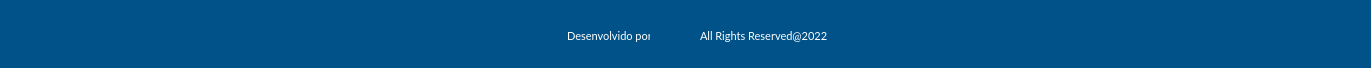
     <widget class="QWidget" name="widget_9" native="true">
      <property name="geometry">
       <rect>
        <x>0</x>
        <y>790</y>
        <width>1371</width>
        <height>68</height>
       </rect>
      </property>
      <property name="styleSheet">
       <string notr="true">background-color: rgb(0, 82, 136);</string>
      </property>
      <widget class="QLabel" name="label_17">
       <property name="geometry">
        <rect>
         <x>567</x>
         <y>28</y>
         <width>83</width>
         <height>15</height>
        </rect>
       </property>
       <property name="font">
        <font>
         <family>Lato</family>
         <pointsize>8</pointsize>
        </font>
       </property>
       <property name="styleSheet">
        <string notr="true">color: rgb(255, 255, 255);</string>
       </property>
       <property name="text">
        <string>Desenvolvido por</string>
       </property>
      </widget>
      <widget class="QLabel" name="label_18">
       <property name="geometry">
        <rect>
         <x>654</x>
         <y>28</y>
         <width>45</width>
         <height>15</height>
        </rect>
       </property>
       <property name="text">
        <string/>
       </property>
       <property name="pixmap">
        <pixmap>../Icones/brand-indt.png</pixmap>
       </property>
       <property name="scaledContents">
        <bool>true</bool>
       </property>
      </widget>
      <widget class="QLabel" name="label_19">
       <property name="geometry">
        <rect>
         <x>700</x>
         <y>28</y>
         <width>127</width>
         <height>15</height>
        </rect>
       </property>
       <property name="font">
        <font>
         <family>Lato</family>
         <pointsize>8</pointsize>
        </font>
       </property>
       <property name="styleSheet">
        <string notr="true">color: rgb(255, 255, 255);</string>
       </property>
       <property name="text">
        <string>All Rights Reserved@2022</string>
       </property>
      </widget>
      <widget class="QLabel" name="label_28">
       <property name="geometry">
        <rect>
         <x>1100</x>
         <y>20</y>
         <width>125</width>
         <height>20</height>
        </rect>
       </property>
       <property name="text">
        <string/>
       </property>
       <property name="pixmap">
        <pixmap>../Icones/logo_inferior.svg</pixmap>
       </property>
      </widget>
     </widget>
